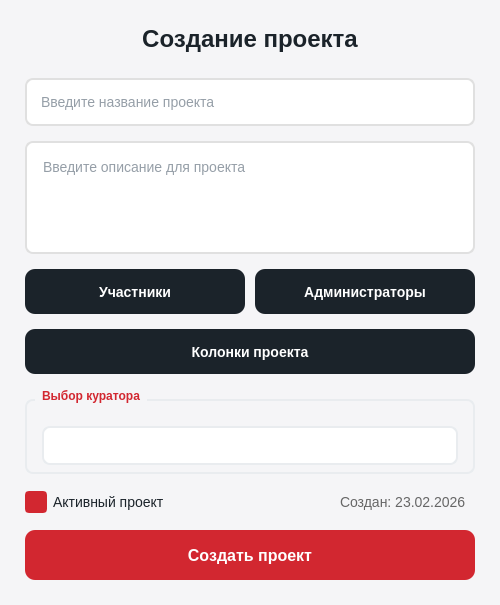
<?xml version="1.0" encoding="UTF-8"?>
<ui version="4.0">
 <class>ProjectCreationDialog</class>
 <widget class="QDialog" name="ProjectCreationDialog">
  <property name="geometry">
   <rect>
    <x>0</x>
    <y>0</y>
    <width>500</width>
    <height>605</height>
   </rect>
  </property>
  <property name="windowTitle">
   <string>Создание проекта</string>
  </property>
  <property name="styleSheet">
   <string notr="true">QDialog {
    background-color: #F5F5F7;
    font-family: 'Segoe UI', Arial;
}

QLineEdit, QTextEdit, QComboBox, QDateEdit {
        background-color: white;
        border: 2px solid #e9ecef;
        border-radius: 8px;
        padding: 8px 12px;
        font-size: 14px;
        color: #2c3e50;
        min-height: 20px;
    }
    QComboBox {
        background-color: white;
        border-radius: 8px;
        padding: 8px 12px;
        font-size: 14px;
        color: #2c3e50;
        min-height: 20px;
    }
    QLineEdit:focus, QTextEdit:focus, QComboBox:focus, QDateEdit:focus {
        border: 2px solid #D22730;
        background-color: #fff5f5;
    }

    QLineEdit:hover, QTextEdit:hover, QComboBox:hover, QDateEdit:hover {
        border: 2px solid #ccab6e;
        background-color: #fffaf0;
    }

    QComboBox {
        min-height: 35px;
        max-height: 35px;
        padding: 0 16px;
        text-align: left;
    }

    QComboBox::drop-down {
        border: none;
        width: 30px;
    }

    QComboBox::down-arrow {
        image: none;
        border-left: 6px solid transparent;
        border-right: 6px solid transparent;
        border-top: 6px solid #D22730;
        width: 0;
        height: 0;
    }

    QComboBox QAbstractItemView {
        border: 2px solid #e9ecef;     /* светлая серая граница */
        border-radius: 8px;
        background-color: white;
        selection-background-color: #D22730;
        selection-color: white;
        outline: none;
        padding: 4px;
    }

    QGroupBox {
        font-weight: bold;
        border: 2px solid #e9ecef;
        border-radius: 8px;
        margin-top: 10px;
        padding-top: 10px;
    }

    QGroupBox::title {
        subcontrol-origin: margin;
        left: 10px;
        padding: 0 5px 0 5px;
        color: #D22730;
    }</string>
  </property>
  <property name="modal">
   <bool>true</bool>
  </property>
  <layout class="QVBoxLayout" name="verticalLayout">
   <property name="spacing">
    <number>15</number>
   </property>
   <property name="leftMargin">
    <number>25</number>
   </property>
   <property name="topMargin">
    <number>25</number>
   </property>
   <property name="rightMargin">
    <number>25</number>
   </property>
   <property name="bottomMargin">
    <number>25</number>
   </property>
   <item>
    <widget class="QLabel" name="titleLabel">
     <property name="styleSheet">
      <string notr="true">QLabel {
    font-size: 24px;
    font-weight: bold;
    color: #1B232A;
    margin-bottom: 10px;
}</string>
     </property>
     <property name="text">
      <string>Создание проекта</string>
     </property>
     <property name="alignment">
      <set>Qt::AlignmentFlag::AlignCenter</set>
     </property>
    </widget>
   </item>
   <item>
    <widget class="QLineEdit" name="nameInput">
     <property name="minimumSize">
      <size>
       <width>0</width>
       <height>48</height>
      </size>
     </property>
     <property name="styleSheet">
      <string notr="true">QLineEdit {
    border: 2px solid #E0E0E0;
    border-radius: 8px;
    padding: 12px;
    font-size: 14px;
    background-color: white;
}
QLineEdit:focus {
    border: 2px solid #D22730;
}</string>
     </property>
     <property name="placeholderText">
      <string>Введите название проекта</string>
     </property>
    </widget>
   </item>
   <item>
    <widget class="QTextEdit" name="descInput">
     <property name="minimumSize">
      <size>
       <width>0</width>
       <height>48</height>
      </size>
     </property>
     <property name="styleSheet">
      <string notr="true">QTextEdit {
    border: 2px solid #E0E0E0;
    border-radius: 8px;
    padding: 12px;
    font-size: 14px;
    background-color: white;
}
QTextEdit:focus {
    border: 2px solid #D22730;
}</string>
     </property>
     <property name="placeholderText">
      <string>Введите описание для проекта</string>
     </property>
    </widget>
   </item>
   <item>
    <layout class="QHBoxLayout" name="buttonsLayout">
     <property name="spacing">
      <number>10</number>
     </property>
     <item>
      <widget class="QPushButton" name="participantsBtn">
       <property name="minimumSize">
        <size>
         <width>0</width>
         <height>45</height>
        </size>
       </property>
       <property name="font">
        <font>
         <pointsize>-1</pointsize>
         <bold>true</bold>
        </font>
       </property>
       <property name="cursor">
        <cursorShape>PointingHandCursor</cursorShape>
       </property>
       <property name="styleSheet">
        <string notr="true">QPushButton {
    background-color: #1B232A;
    color: white;
    border: none;
    border-radius: 10px;
    padding: 12px;
    font-size: 14px;
    font-weight: bold;
}
QPushButton:hover {
    background-color: #D9D9D6;
    color: black;
}
QPushButton:pressed {
    background-color: #B8B8B5;
}</string>
       </property>
       <property name="text">
        <string>Участники</string>
       </property>
      </widget>
     </item>
     <item>
      <widget class="QPushButton" name="adminsBtn">
       <property name="minimumSize">
        <size>
         <width>0</width>
         <height>45</height>
        </size>
       </property>
       <property name="font">
        <font>
         <pointsize>-1</pointsize>
         <bold>true</bold>
        </font>
       </property>
       <property name="cursor">
        <cursorShape>PointingHandCursor</cursorShape>
       </property>
       <property name="styleSheet">
        <string notr="true">QPushButton {
    background-color: #1B232A;
    color: white;
    border: none;
    border-radius: 10px;
    padding: 12px;
    font-size: 14px;
    font-weight: bold;
}
QPushButton:hover {
    background-color: #D9D9D6;
    color: black;
}
QPushButton:pressed {
    background-color: #B8B8B5;
}</string>
       </property>
       <property name="text">
        <string>Администраторы</string>
       </property>
      </widget>
     </item>
    </layout>
   </item>
   <item>
    <widget class="QPushButton" name="columnBtn">
     <property name="minimumSize">
      <size>
       <width>0</width>
       <height>45</height>
      </size>
     </property>
     <property name="font">
      <font>
       <pointsize>-1</pointsize>
       <bold>true</bold>
      </font>
     </property>
     <property name="cursor">
      <cursorShape>PointingHandCursor</cursorShape>
     </property>
     <property name="styleSheet">
      <string notr="true">QPushButton {
    background-color: #1B232A;
    color: white;
    border: none;
    border-radius: 10px;
    padding: 12px;
    font-size: 14px;
    font-weight: bold;
}
QPushButton:hover {
    background-color: #D9D9D6;
    color: black;
}
QPushButton:pressed {
    background-color: #B8B8B5;
}</string>
     </property>
     <property name="text">
      <string>Колонки проекта</string>
     </property>
    </widget>
   </item>
   <item>
    <widget class="QGroupBox" name="groupBoxManagers">
     <property name="sizePolicy">
      <sizepolicy hsizetype="Preferred" vsizetype="Minimum">
       <horstretch>0</horstretch>
       <verstretch>0</verstretch>
      </sizepolicy>
     </property>
     <property name="maximumSize">
      <size>
       <width>16777215</width>
       <height>85</height>
      </size>
     </property>
     <property name="title">
      <string>Выбор куратора</string>
     </property>
     <layout class="QVBoxLayout" name="verticalLayoutManagers">
      <property name="spacing">
       <number>10</number>
      </property>
      <property name="leftMargin">
       <number>15</number>
      </property>
      <property name="topMargin">
       <number>15</number>
      </property>
      <property name="rightMargin">
       <number>15</number>
      </property>
      <property name="bottomMargin">
       <number>15</number>
      </property>
      <item>
       <widget class="QComboBox" name="comboManagers">
        <property name="editable">
         <bool>true</bool>
        </property>
        <property name="placeholderText">
         <string>Выберите руководителей</string>
        </property>
       </widget>
      </item>
     </layout>
    </widget>
   </item>
   <item>
    <layout class="QHBoxLayout" name="bottomLayout">
     <property name="spacing">
      <number>10</number>
     </property>
     <item>
      <widget class="QCheckBox" name="activeCheckbox">
       <property name="styleSheet">
        <string notr="true">QCheckBox {
    font-size: 14px;
    color: #1B232A;
}
QCheckBox::indicator {
    width: 18px;
    height: 18px;
    border: 2px solid #1B232A;
    border-radius: 4px;
}
QCheckBox::indicator:checked {
    background-color: #D22730;
    border: 2px solid #D22730;
}</string>
       </property>
       <property name="text">
        <string>Активный проект</string>
       </property>
       <property name="checked">
        <bool>true</bool>
       </property>
      </widget>
     </item>
     <item>
      <spacer name="horizontalSpacer">
       <property name="orientation">
        <enum>Qt::Orientation::Horizontal</enum>
       </property>
       <property name="sizeHint" stdset="0">
        <size>
         <width>40</width>
         <height>20</height>
        </size>
       </property>
      </spacer>
     </item>
     <item>
      <widget class="QLabel" name="dateLabel">
       <property name="styleSheet">
        <string notr="true">QLabel {
    font-size: 14px;
    color: #666;
    padding: 5px;
}</string>
       </property>
       <property name="text">
        <string>Создан: 23.02.2026</string>
       </property>
      </widget>
     </item>
    </layout>
   </item>
   <item>
    <widget class="QPushButton" name="createBtn">
     <property name="minimumSize">
      <size>
       <width>0</width>
       <height>50</height>
      </size>
     </property>
     <property name="font">
      <font>
       <pointsize>-1</pointsize>
       <bold>true</bold>
      </font>
     </property>
     <property name="cursor">
      <cursorShape>PointingHandCursor</cursorShape>
     </property>
     <property name="styleSheet">
      <string notr="true">QPushButton {
    background-color: #D22730;
    color: white;
    border-radius: 10px;
    font-weight: bold;
    font-size: 16px;
    border: none;
    padding: 12px;
}
QPushButton:hover {
    background-color: #862633;
}
QPushButton:pressed {
    background-color: #6a1e29;
}</string>
     </property>
     <property name="text">
      <string>Создать проект</string>
     </property>
    </widget>
   </item>
  </layout>
 </widget>
 <resources/>
 <connections/>
</ui>
